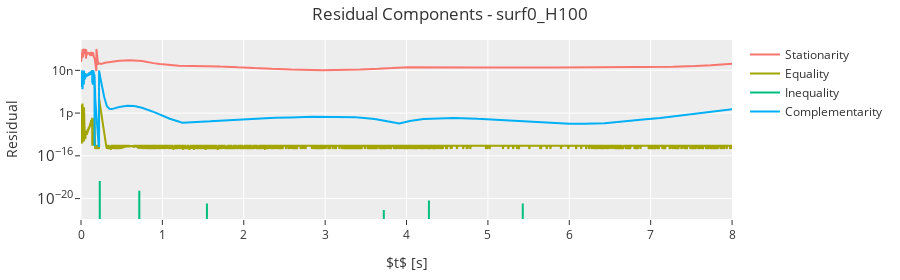
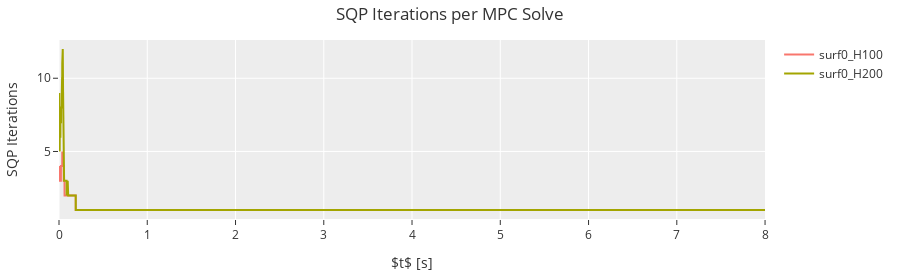
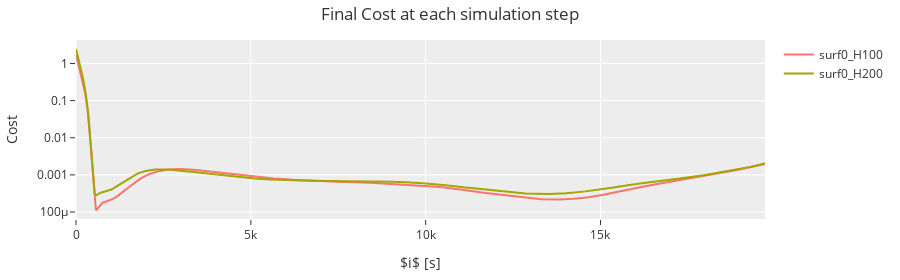
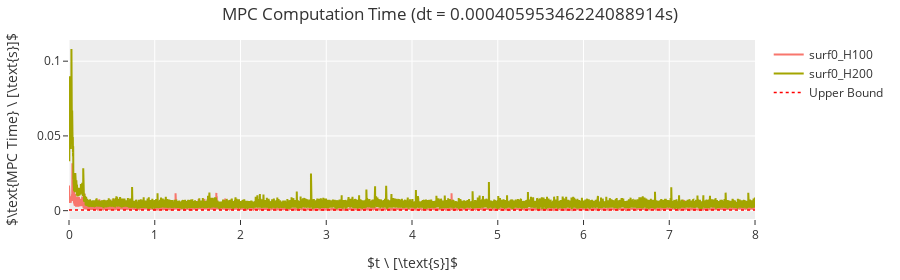

These figures' notebook cell, in order:
### Code cell
res = sim_results[0]['analysis']
fig_res_components = plotter.generic_plot(
    t,
    res['res_stat'],
    res['res_eq'],
    res['res_ineq'],
    res['res_comp'],
    ylog=True,
    xlabel="$t$ [s]",
    ylabel="Residual",
    title=f"Residual Components - {sim_results[0]['name']}",
    labels=["Stationarity", "Equality", "Inequality", "Complementarity"]
)

# SQP Iterations
fig_sqp = plotter.generic_plot(
    t,
    *[r['analysis']['sqp_iterations'] for r in selected_sim_results],
    xlabel="$t$ [s]",
    ylabel="SQP Iterations",
    title="SQP Iterations per MPC Solve",
    labels=[r['name'] for r in selected_sim_results]
)

# Cost history - Should be final cost at each iteration.
fig_cost = plotter.generic_plot(
    i ,
    *[r['analysis']['cost_history'] for r in selected_sim_results],
    ylog=True,
    xlabel="$i$ [s]",
    ylabel="Cost",
    title="Final Cost at each simulation step",
    labels=[r['name'] for r in selected_sim_results]
)



display(fig_res_components, fig_sqp, fig_cost, fig_mpc_time)

### Figure 1 — Plotly figure (JSON) as saved in the notebook; plotly's stock layout.template omitted (floating-point values rounded to 4 significant figures; data arrays with more than 128 entries replaced by an {"elided": "..."} marker saying what was removed)
{"data": [{"mode": "lines", "name": "Stationarity", "type": "scatter", "x": {"elided": "19707 float values"}, "y": {"elided": "19706 float values"}}, {"mode": "lines", "name": "Equality", "type": "scatter", "x": {"elided": "19707 float values"}, "y": {"elided": "19706 float values"}}, {"mode": "lines", "name": "Inequality", "type": "scatter", "x": {"elided": "19707 float values"}, "y": {"elided": "19706 float values"}}, {"mode": "lines", "name": "Complementarity", "type": "scatter", "x": {"elided": "19707 float values"}, "y": {"elided": "19706 float values"}}], "layout": {"height": 280, "margin": {"b": 40, "l": 50, "r": 120, "t": 40}, "title": {"text": "Residual Components - surf0_H100"}, "xaxis": {"title": {"text": "$t$ [s]"}}, "yaxis": {"title": {"text": "Residual"}, "type": "log"}}}

### Figure 2 — Plotly figure (JSON) as saved in the notebook; plotly's stock layout.template omitted (floating-point values rounded to 4 significant figures; data arrays with more than 128 entries replaced by an {"elided": "..."} marker saying what was removed)
{"data": [{"mode": "lines", "name": "surf0_H100", "type": "scatter", "x": {"elided": "19707 float values"}, "y": {"elided": "19706 int values"}}, {"mode": "lines", "name": "surf0_H200", "type": "scatter", "x": {"elided": "19707 float values"}, "y": {"elided": "19706 int values"}}], "layout": {"height": 280, "margin": {"b": 40, "l": 50, "r": 120, "t": 40}, "title": {"text": "SQP Iterations per MPC Solve"}, "xaxis": {"title": {"text": "$t$ [s]"}}, "yaxis": {"title": {"text": "SQP Iterations"}}}}

### Figure 3 — Plotly figure (JSON) as saved in the notebook; plotly's stock layout.template omitted (floating-point values rounded to 4 significant figures; data arrays with more than 128 entries replaced by an {"elided": "..."} marker saying what was removed)
{"data": [{"mode": "lines", "name": "surf0_H100", "type": "scatter", "x": {"elided": "19706 int values"}, "y": {"elided": "19706 float values"}}, {"mode": "lines", "name": "surf0_H200", "type": "scatter", "x": {"elided": "19706 int values"}, "y": {"elided": "19706 float values"}}], "layout": {"height": 280, "margin": {"b": 40, "l": 50, "r": 120, "t": 40}, "title": {"text": "Final Cost at each simulation step"}, "xaxis": {"title": {"text": "$i$ [s]"}}, "yaxis": {"title": {"text": "Cost"}, "type": "log"}}}

### Figure 4 — Plotly figure (JSON) as saved in the notebook; plotly's stock layout.template omitted (floating-point values rounded to 4 significant figures; data arrays with more than 128 entries replaced by an {"elided": "..."} marker saying what was removed)
{"data": [{"mode": "lines", "name": "surf0_H100", "type": "scatter", "x": {"elided": "19707 float values"}, "y": {"elided": "19706 float values"}}, {"mode": "lines", "name": "surf0_H200", "type": "scatter", "x": {"elided": "19707 float values"}, "y": {"elided": "19706 float values"}}, {"line": {"color": "red", "dash": "dot", "width": 1.5}, "mode": "lines", "name": "Upper Bound", "type": "scatter", "x": {"elided": "19707 float values"}, "y": {"elided": "19707 float values"}}], "layout": {"height": 280, "margin": {"b": 40, "l": 50, "r": 120, "t": 40}, "title": {"text": "MPC Computation Time (dt = 0.00040595346224088914s)"}, "xaxis": {"title": {"text": "$t \\ [\\text{s}]$"}}, "yaxis": {"title": {"text": "$\\text{MPC Time} \\ [\\text{s}]$"}}}}
